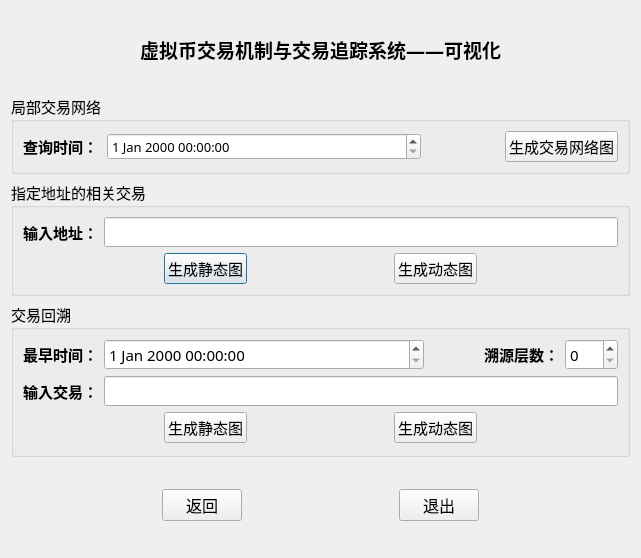
<?xml version="1.0" encoding="UTF-8"?>
<ui version="4.0">
 <class>Dialog</class>
 <widget class="QDialog" name="Dialog">
  <property name="geometry">
   <rect>
    <x>0</x>
    <y>0</y>
    <width>641</width>
    <height>558</height>
   </rect>
  </property>
  <property name="windowTitle">
   <string>Dialog</string>
  </property>
  <layout class="QVBoxLayout" name="verticalLayout_4" stretch="3,3,4,6,1,1,1">
   <item>
    <layout class="QHBoxLayout" name="horizontalLayout_11">
     <item>
      <widget class="QLabel" name="label">
       <property name="font">
        <font>
         <family>Agency FB</family>
         <pointsize>14</pointsize>
         <weight>75</weight>
         <bold>true</bold>
        </font>
       </property>
       <property name="text">
        <string>虚拟币交易机制与交易追踪系统——可视化</string>
       </property>
       <property name="alignment">
        <set>Qt::AlignCenter</set>
       </property>
      </widget>
     </item>
    </layout>
   </item>
   <item>
    <widget class="QGroupBox" name="groupBox">
     <property name="font">
      <font>
       <family>Agency FB</family>
       <pointsize>11</pointsize>
       <weight>50</weight>
       <bold>false</bold>
      </font>
     </property>
     <property name="title">
      <string>局部交易网络</string>
     </property>
     <property name="flat">
      <bool>false</bool>
     </property>
     <property name="checkable">
      <bool>false</bool>
     </property>
     <layout class="QVBoxLayout" name="verticalLayout">
      <item>
       <layout class="QHBoxLayout" name="horizontalLayout" stretch="1,4,1,1">
        <item>
         <widget class="QLabel" name="label_2">
          <property name="font">
           <font>
            <family>Agency FB</family>
            <pointsize>11</pointsize>
            <weight>75</weight>
            <bold>true</bold>
           </font>
          </property>
          <property name="text">
           <string>查询时间：</string>
          </property>
         </widget>
        </item>
        <item>
         <widget class="QDateTimeEdit" name="dateTimeEdit">
          <property name="font">
           <font>
            <family>Agency FB</family>
            <pointsize>10</pointsize>
            <weight>50</weight>
            <bold>false</bold>
           </font>
          </property>
         </widget>
        </item>
        <item>
         <spacer name="horizontalSpacer">
          <property name="orientation">
           <enum>Qt::Horizontal</enum>
          </property>
          <property name="sizeHint" stdset="0">
           <size>
            <width>40</width>
            <height>20</height>
           </size>
          </property>
         </spacer>
        </item>
        <item>
         <widget class="QPushButton" name="pushButton_3">
          <property name="text">
           <string>生成交易网络图</string>
          </property>
          <property name="autoDefault">
           <bool>false</bool>
          </property>
         </widget>
        </item>
       </layout>
      </item>
     </layout>
    </widget>
   </item>
   <item>
    <widget class="QGroupBox" name="groupBox_2">
     <property name="font">
      <font>
       <family>Agency FB</family>
       <pointsize>11</pointsize>
       <weight>50</weight>
       <bold>false</bold>
      </font>
     </property>
     <property name="title">
      <string>指定地址的相关交易</string>
     </property>
     <layout class="QVBoxLayout" name="verticalLayout_2">
      <item>
       <layout class="QHBoxLayout" name="horizontalLayout_2">
        <item>
         <widget class="QLabel" name="label_3">
          <property name="font">
           <font>
            <family>Agency FB</family>
            <pointsize>11</pointsize>
            <weight>75</weight>
            <bold>true</bold>
           </font>
          </property>
          <property name="text">
           <string>输入地址：</string>
          </property>
         </widget>
        </item>
        <item>
         <widget class="QLineEdit" name="lineEdit"/>
        </item>
       </layout>
      </item>
      <item>
       <layout class="QHBoxLayout" name="horizontalLayout_3">
        <item>
         <widget class="QPushButton" name="pushButton_4">
          <property name="sizePolicy">
           <sizepolicy hsizetype="Fixed" vsizetype="Fixed">
            <horstretch>0</horstretch>
            <verstretch>0</verstretch>
           </sizepolicy>
          </property>
          <property name="text">
           <string>生成静态图</string>
          </property>
         </widget>
        </item>
        <item>
         <widget class="QPushButton" name="pushButton_6">
          <property name="sizePolicy">
           <sizepolicy hsizetype="Fixed" vsizetype="Fixed">
            <horstretch>0</horstretch>
            <verstretch>0</verstretch>
           </sizepolicy>
          </property>
          <property name="text">
           <string>生成动态图</string>
          </property>
         </widget>
        </item>
       </layout>
      </item>
     </layout>
    </widget>
   </item>
   <item>
    <widget class="QGroupBox" name="groupBox_3">
     <property name="font">
      <font>
       <family>Agency FB</family>
       <pointsize>11</pointsize>
       <weight>50</weight>
       <bold>false</bold>
      </font>
     </property>
     <property name="title">
      <string>交易回溯</string>
     </property>
     <layout class="QVBoxLayout" name="verticalLayout_3">
      <item>
       <layout class="QHBoxLayout" name="horizontalLayout_4" stretch="1,6,1,1,1">
        <item>
         <widget class="QLabel" name="label_5">
          <property name="font">
           <font>
            <family>Agency FB</family>
            <pointsize>11</pointsize>
            <weight>75</weight>
            <bold>true</bold>
           </font>
          </property>
          <property name="text">
           <string>最早时间：</string>
          </property>
         </widget>
        </item>
        <item>
         <widget class="QDateTimeEdit" name="dateTimeEdit_2"/>
        </item>
        <item>
         <spacer name="horizontalSpacer_2">
          <property name="orientation">
           <enum>Qt::Horizontal</enum>
          </property>
          <property name="sizeHint" stdset="0">
           <size>
            <width>40</width>
            <height>20</height>
           </size>
          </property>
         </spacer>
        </item>
        <item>
         <widget class="QLabel" name="label_6">
          <property name="font">
           <font>
            <family>Agency FB</family>
            <pointsize>11</pointsize>
            <weight>75</weight>
            <bold>true</bold>
           </font>
          </property>
          <property name="text">
           <string>溯源层数：</string>
          </property>
         </widget>
        </item>
        <item>
         <widget class="QSpinBox" name="spinBox"/>
        </item>
       </layout>
      </item>
      <item>
       <layout class="QHBoxLayout" name="horizontalLayout_5">
        <item>
         <widget class="QLabel" name="label_4">
          <property name="font">
           <font>
            <family>Agency FB</family>
            <pointsize>11</pointsize>
            <weight>75</weight>
            <bold>true</bold>
           </font>
          </property>
          <property name="text">
           <string>输入交易：</string>
          </property>
         </widget>
        </item>
        <item>
         <widget class="QLineEdit" name="lineEdit_2"/>
        </item>
       </layout>
      </item>
      <item>
       <layout class="QHBoxLayout" name="horizontalLayout_6">
        <item>
         <widget class="QPushButton" name="pushButton_5">
          <property name="sizePolicy">
           <sizepolicy hsizetype="Fixed" vsizetype="Fixed">
            <horstretch>0</horstretch>
            <verstretch>0</verstretch>
           </sizepolicy>
          </property>
          <property name="text">
           <string>生成静态图</string>
          </property>
         </widget>
        </item>
        <item>
         <widget class="QPushButton" name="pushButton_7">
          <property name="sizePolicy">
           <sizepolicy hsizetype="Fixed" vsizetype="Fixed">
            <horstretch>0</horstretch>
            <verstretch>0</verstretch>
           </sizepolicy>
          </property>
          <property name="text">
           <string>生成动态图</string>
          </property>
         </widget>
        </item>
       </layout>
      </item>
     </layout>
    </widget>
   </item>
   <item>
    <spacer name="verticalSpacer_2">
     <property name="orientation">
      <enum>Qt::Vertical</enum>
     </property>
     <property name="sizeHint" stdset="0">
      <size>
       <width>20</width>
       <height>24</height>
      </size>
     </property>
    </spacer>
   </item>
   <item>
    <layout class="QHBoxLayout" name="horizontalLayout_7">
     <item>
      <widget class="QPushButton" name="pushButton">
       <property name="sizePolicy">
        <sizepolicy hsizetype="Fixed" vsizetype="Fixed">
         <horstretch>0</horstretch>
         <verstretch>0</verstretch>
        </sizepolicy>
       </property>
       <property name="font">
        <font>
         <family>Agency FB</family>
         <pointsize>12</pointsize>
         <weight>50</weight>
         <bold>false</bold>
        </font>
       </property>
       <property name="text">
        <string>返回</string>
       </property>
      </widget>
     </item>
     <item>
      <widget class="QPushButton" name="pushButton_2">
       <property name="sizePolicy">
        <sizepolicy hsizetype="Fixed" vsizetype="Fixed">
         <horstretch>0</horstretch>
         <verstretch>0</verstretch>
        </sizepolicy>
       </property>
       <property name="font">
        <font>
         <family>Agency FB</family>
         <pointsize>12</pointsize>
         <weight>50</weight>
         <bold>false</bold>
        </font>
       </property>
       <property name="text">
        <string>退出</string>
       </property>
      </widget>
     </item>
    </layout>
   </item>
   <item>
    <spacer name="verticalSpacer">
     <property name="orientation">
      <enum>Qt::Vertical</enum>
     </property>
     <property name="sizeHint" stdset="0">
      <size>
       <width>20</width>
       <height>23</height>
      </size>
     </property>
    </spacer>
   </item>
  </layout>
 </widget>
 <resources/>
 <connections/>
</ui>
